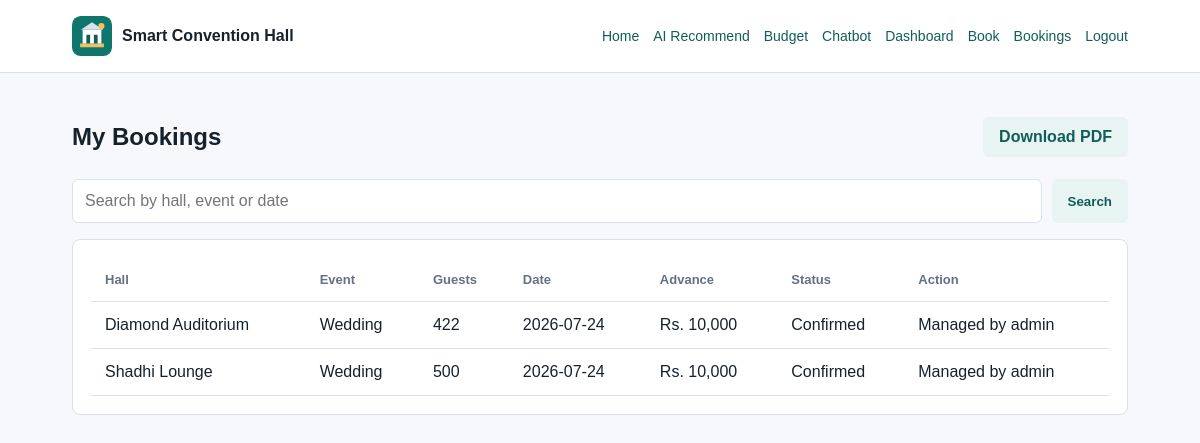
/bookings (signed in), run on the app's committed database.
### tables this page shows
CREATE TABLE bookings (
            id INTEGER PRIMARY KEY AUTOINCREMENT,
            user_id INTEGER,
            user_name TEXT NOT NULL,
            hall_name TEXT NOT NULL,
            event_type TEXT NOT NULL,
            guests INTEGER NOT NULL,
            booking_date TEXT NOT NULL,
            status TEXT NOT NULL DEFAULT 'Confirmed',
            created_at TEXT NOT NULL, advance_payment INTEGER NOT NULL DEFAULT 0,
            FOREIGN KEY (user_id) REFERENCES users(id)
        );

### app.py (the view)
@app.route("/bookings")
def view_bookings():
    if not login_required():
        return redirect(url_for("login"))
    search = request.args.get("search", "").strip()
    db = get_db()
    if search:
        bookings = db.execute(
            """
            SELECT * FROM bookings
            WHERE user_id = ? AND (hall_name LIKE ? OR event_type LIKE ? OR booking_date LIKE ?)
            ORDER BY booking_date DESC
            """,
            (session["user_id"], f"%{search}%", f"%{search}%", f"%{search}%"),
        ).fetchall()
    else:
        bookings = db.execute(
            "SELECT * FROM bookings WHERE user_id = ? ORDER BY booking_date DESC",
            (session["user_id"],),
        ).fetchall()
    return render_template("bookings.html", bookings=bookings, search=search)

### app.py (called while the page is built)
def get_db():
    if "db" not in g:
        g.db = sqlite3.connect(DATABASE)
        g.db.row_factory = sqlite3.Row
    return g.db

@app.before_request
def prepare_database():
    init_db()

def login_required():
    if "user_id" not in session:
        flash("Please login to continue.", "warning")
        return False
    return True

### templates/bookings.html (shortened to what this page needs)
{% extends "base.html" %}
{% block content %}
<section class="section">
    <div class="section-head">
        <h1>My Bookings</h1>
        <a class="button secondary" href="{{ url_for('download_report') }}">Download PDF</a>
    </div>
    <form class="search" method="get">
        <input name="search" value="{{ search }}" placeholder="Search by hall, event or date">
        <button class="button secondary" type="submit">Search</button>
    </form>
    <div class="table-card">
        <table>
            <thead><tr><th>Hall</th><th>Event</th><th>Guests</th><th>Date</th><th>Advance</th><th>Status</th><th>Action</th></tr></thead>
            <tbody>
                {% for booking in bookings %}
                <tr>
                    <td>{{ booking.hall_name }}</td>
                    <td>{{ booking.event_type }}</td>
                    <td>{{ booking.guests }}</td>
                    <td>{{ booking.booking_date }}</td>
                    <td>Rs. {{ "{:,}".format(booking.advance_payment) }}</td>
                    <td>{{ booking.status }}</td>
                    <td>
                        <span class="text-muted">Managed by admin</span>
                    </td>
                </tr>
                {% else %}
                <tr><td colspan="7">No bookings found.</td></tr>
                {% endfor %}
            </tbody>
        </table>
    </div>
</section>
{% endblock %}

### static/css/style.css (style rules this page uses)
:root { --ink: #17212b; --muted: #667085; --line: #d9e1ea; --paper: #f6f8fb; --panel: #ffffff; --accent: #0f766e; --accent-dark: #115e59; --gold: #c98a14; --danger: #b42318; }
* { box-sizing: border-box; }
body { margin: 0; font-family: Arial, Helvetica, sans-serif; color: var(--ink); background: var(--paper); }
a { color: var(--accent-dark); text-decoration: none; }
.nav-button, .button { border: 0; border-radius: 6px; cursor: pointer; display: inline-flex; align-items: center; justify-content: center; min-height: 40px; padding: 10px 16px; font-weight: 700; }
.secondary, .nav-button { background: #e7f4f2; color: var(--accent-dark); }
.hero-panel, .info-card, .form-card, .table-card, .card, .stats div { background: var(--panel); border: 1px solid var(--line); border-radius: 8px; }
.section, .form-page { padding: 44px 6vw; }
.section-head { display: flex; justify-content: space-between; align-items: end; gap: 20px; margin-bottom: 22px; }
.section-head h1, .section-head h2 { margin: 0 0 6px; }
input, select, textarea { width: 100%; border: 1px solid var(--line); border-radius: 6px; padding: 12px; font: inherit; background: white; }
.table-card { overflow-x: auto; padding: 18px; }
table { width: 100%; border-collapse: collapse; }
th, td { padding: 14px; border-bottom: 1px solid var(--line); text-align: left; }
th { color: var(--muted); font-size: 13px; }
.search { display: flex; gap: 10px; margin-bottom: 16px; }

### data on the page
bookings: hall_name "Diamond Auditorium", event_type "Wedding", guests "422", booking_date "2026-07-24", advance_payment "10,000", status "Confirmed"
bookings: hall_name "Shadhi Lounge", event_type "Wedding", guests "500", booking_date "2026-07-24", advance_payment "10,000", status "Confirmed"
